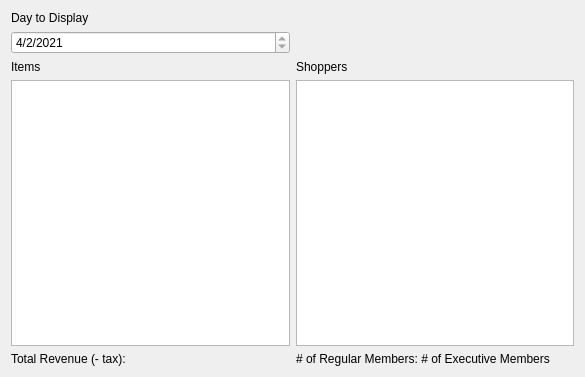
<?xml version="1.0" encoding="UTF-8"?>
<ui version="4.0">
 <class>SalesReportWidget</class>
 <widget class="QWidget" name="SalesReportWidget">
  <property name="geometry">
   <rect>
    <x>0</x>
    <y>0</y>
    <width>585</width>
    <height>377</height>
   </rect>
  </property>
  <property name="windowTitle">
   <string>Form</string>
  </property>
  <layout class="QGridLayout" name="gridLayout">
   <item row="4" column="1">
    <widget class="QLabel" name="labelUniqueShoppers">
     <property name="text">
      <string># of Regular Members: # of Executive Members</string>
     </property>
    </widget>
   </item>
   <item row="1" column="0">
    <widget class="QDateEdit" name="dateEdit">
     <property name="dateTime">
      <datetime>
       <hour>0</hour>
       <minute>0</minute>
       <second>0</second>
       <year>2021</year>
       <month>4</month>
       <day>2</day>
      </datetime>
     </property>
     <property name="maximumDateTime">
      <datetime>
       <hour>23</hour>
       <minute>59</minute>
       <second>59</second>
       <year>2021</year>
       <month>4</month>
       <day>8</day>
      </datetime>
     </property>
     <property name="minimumDate">
      <date>
       <year>2021</year>
       <month>4</month>
       <day>1</day>
      </date>
     </property>
     <property name="displayFormat">
      <string>M/d/yyyy</string>
     </property>
    </widget>
   </item>
   <item row="2" column="0">
    <widget class="QLabel" name="labelItems">
     <property name="text">
      <string>Items</string>
     </property>
    </widget>
   </item>
   <item row="3" column="0">
    <widget class="QTableView" name="tableViewItemsSold"/>
   </item>
   <item row="4" column="0">
    <widget class="QLabel" name="labelTotalRevenue">
     <property name="text">
      <string>Total Revenue (- tax): </string>
     </property>
    </widget>
   </item>
   <item row="0" column="0">
    <widget class="QLabel" name="label">
     <property name="text">
      <string>Day to Display</string>
     </property>
    </widget>
   </item>
   <item row="3" column="1">
    <widget class="QTableView" name="tableViewShoppers"/>
   </item>
   <item row="2" column="1">
    <widget class="QLabel" name="labelMembers">
     <property name="text">
      <string>Shoppers</string>
     </property>
    </widget>
   </item>
  </layout>
 </widget>
 <resources/>
 <connections/>
</ui>
